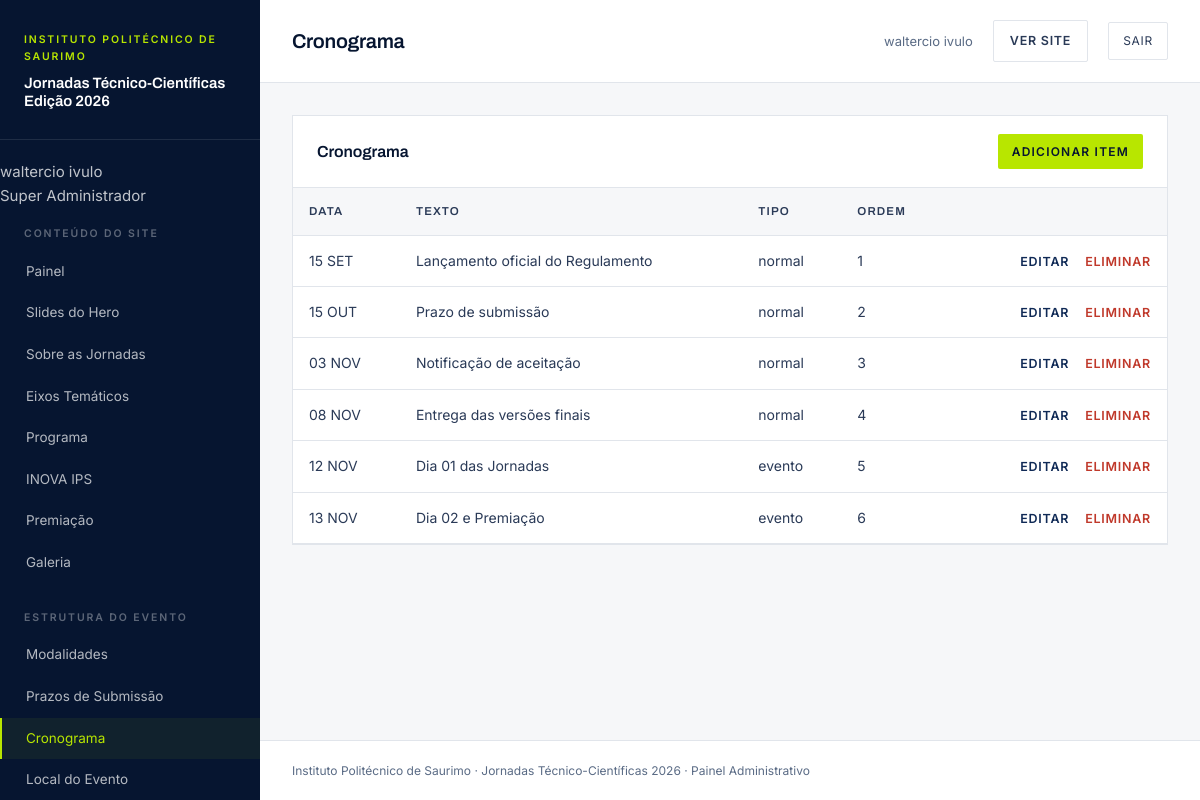
Page /admin/cronograma.php (signed in) on the committed database.
### tables this page shows
CREATE TABLE `cronograma` (
  `id` int(10) UNSIGNED NOT NULL,
  `data` varchar(20) NOT NULL,
  `texto` varchar(180) NOT NULL,
  `tipo` enum('normal','evento') NOT NULL DEFAULT 'normal',
  `ordem` int(11) NOT NULL DEFAULT 0
);

### admin/cronograma.php (called while the page is built)
<?php
$crud = [
    'tabela'   => 'cronograma',
    'titulo'   => 'Cronograma',
    'singular' => 'Item',
    'ordem'    => 'ordem ASC',
    'colunas'  => [
        ['campo' => 'data', 'label' => 'Data'],
        ['campo' => 'texto', 'label' => 'Texto'],
        ['campo' => 'tipo', 'label' => 'Tipo'],
        ['campo' => 'ordem', 'label' => 'Ordem'],
    ],
    'campos'   => [
        ['nome' => 'data', 'label' => 'Data curta (ex.: 15 SET)', 'tipo' => 'texto', 'largura' => 'meio', 'obrigatorio' => true, 'max' => 20],
        ['nome' => 'texto', 'label' => 'Texto', 'tipo' => 'texto', 'obrigatorio' => true, 'max' => 180],
        ['nome' => 'tipo', 'label' => 'Tipo', 'tipo' => 'select', 'largura' => 'meio',
         'opcoes' => ['normal' => 'Normal', 'evento' => 'Evento (destacado)']],
        ['nome' => 'ordem', 'label' => 'Ordem', 'tipo' => 'numero', 'largura' => 'meio'],
    ],
];
require __DIR__ . '/inc/crud.php';

### inc/auth.php (called while the page is built, shortened)
<?php
require_once __DIR__ . '/helpers.php';
function admin_autenticado(): bool
{
    return !empty($_SESSION['admin_id']);
}
function admin_actual(): ?array
{
    static $cache = null;
    if ($cache !== null) return $cache;
    $stmt = db()->prepare('
        SELECT id, nome, email, nivel, ativo
        FROM admins
        WHERE id = ? AND ativo = 1
    ');
    $stmt->execute([(int) $_SESSION['admin_id']]);
    $admin = $stmt->fetch() ?: null;
    return $cache = $admin;
}
function exigir_login(): void
{
    if (!admin_actual()) {
        $_SESSION = [];
        session_destroy();
        redirecionar(url('admin/login.php'));
    }
}
function admin_nivel(): int
{
    $a = admin_actual();
    return $a ? (int) $a['nivel'] : 99;
}
function admin_pode_apagar(): bool
{
    return admin_nivel() === NIVEL_SUPER;
}
function admin_nome_nivel(int $nivel): string
{
    return [
        NIVEL_SUPER     => 'Super Administrador',
        NIVEL_EDITOR    => 'Editor',
        NIVEL_AVALIADOR => 'Avaliador',
    ][$nivel] ?? 'Desconhecido';
}
function exigir_nivel(array $niveisPermitidos): void
{
    exigir_login();
}
function exigir_editor_ou_super(): void
{
    exigir_nivel([NIVEL_SUPER, NIVEL_EDITOR]);
}

### inc/db.php (called while the page is built, shortened)
<?php
function db(): PDO
{
    static $pdo = null;
    if ($pdo instanceof PDO) return $pdo;
    $cfg = require __DIR__ . '/config.php';
    $dsn = sprintf('mysql:host=%s;dbname=%s;charset=%s',
        $cfg['db_host'], $cfg['db_name'], $cfg['db_charset']);
    $pdo = new PDO($dsn, $cfg['db_user'], $cfg['db_pass'], [
        PDO::ATTR_ERRMODE            => PDO::ERRMODE_EXCEPTION,
        PDO::ATTR_DEFAULT_FETCH_MODE => PDO::FETCH_ASSOC,
        PDO::ATTR_EMULATE_PREPARES   => false,
        PDO::MYSQL_ATTR_INIT_COMMAND => "SET time_zone = '+01:00'",
    ]);
    return $pdo;
}

### inc/helpers.php (called while the page is built, shortened)
<?php
require_once __DIR__ . '/db.php';
function cfg(): array { static $c = null; return $c ??= require __DIR__ . '/config.php'; }
function e(?string $txt): string
{
    return htmlspecialchars((string) $txt, ENT_QUOTES, 'UTF-8');
}
function url(string $caminho = ''): string
{
    return rtrim(cfg()['base_url'], '/') . '/' . ltrim($caminho, '/');
}
function csrf_token(): string
{
    return $_SESSION['csrf'];
}
function get(string $chave, string $padrao = ''): string
{
    return isset($_GET[$chave]) ? trim((string) $_GET[$chave]) : $padrao;
}

### admin/inc/crud.php (the view, shortened to what this page needs)
<?php
require_once __DIR__ . '/../../inc/auth.php';
exigir_editor_ou_super();
$crud = $crud ?? null;
$tabela      = $crud['tabela'];
$titulo      = $crud['titulo'];
$singular    = $crud['singular'] ?? 'Registo';
$ordem       = $crud['ordem'] ?? 'id DESC';
$colunas     = $crud['colunas'] ?? [];
$campos      = $crud['campos'] ?? [];
$acao     = get('acao', 'listar');
$tituloPagina = $titulo;
require __DIR__ . '/header.php';
?>
<?php if ($acao === 'novo' || $acao === 'editar'): ?>
  <section class="cartao">
    <div class="cartao-topo">
      <h2 class="cartao-titulo"><?= $acao === 'editar' ? 'Editar ' : 'Novo ' ?><?= e($singular) ?></h2>
      <a href="<?= e(basename($_SERVER['PHP_SELF'])) ?>" class="link-acao">Voltar</a>
    </div>
    <div class="cartao-corpo">
      <form method="post" enctype="multipart/form-data">
        <input type="hidden" name="csrf" value="<?= e(csrf_token()) ?>">
        <?php foreach ($campos as $campo): ?>
          <?php
            $nome = $campo['nome'];
            $valor = $registo[$nome] ?? ($campo['padrao'] ?? '');
            $classe = ($campo['largura'] ?? 'full') === 'meio' ? 'campo meio' : 'campo';
          ?>
          <?php if ($campo['tipo'] === 'texto'): ?>
            <div class="<?= $classe ?>">
              <label for="<?= e($nome) ?>"><?= e($campo['label']) ?></label>
              <input type="text" id="<?= e($nome) ?>" name="<?= e($nome) ?>"
                     value="<?= e((string) $valor) ?>"
                     <?= !empty($campo['obrigatorio']) ? 'required' : '' ?>
                     <?= !empty($campo['max']) ? 'maxlength="' . (int) $campo['max'] . '"' : '' ?>>
            </div>
          <?php elseif ($campo['tipo'] === 'textarea'): ?>
            <div class="campo">
              <label for="<?= e($nome) ?>"><?= e($campo['label']) ?></label>
              <textarea id="<?= e($nome) ?>" name="<?= e($nome) ?>" rows="<?= (int) ($campo['linhas'] ?? 4) ?>"
                        <?= !empty($campo['obrigatorio']) ? 'required' : '' ?>><?= e((string) $valor) ?></textarea>
            </div>
          <?php elseif ($campo['tipo'] === 'numero'): ?>
            <div class="<?= $classe ?>">
              <label for="<?= e($nome) ?>"><?= e($campo['label']) ?></label>
              <input type="number" id="<?= e($nome) ?>" name="<?= e($nome) ?>"
                     value="<?= e((string) $valor) ?>"
                     <?= isset($campo['min']) ? 'min="' . (int) $campo['min'] . '"' : '' ?>
                     <?= isset($campo['max']) ? 'max="' . (int) $campo['max'] . '"' : '' ?>>
            </div>
          <?php elseif ($campo['tipo'] === 'booleano'): ?>
            <div class="campo">
              <label>
                <input type="checkbox" name="<?= e($nome) ?>" value="1" <?= !empty($valor) ? 'checked' : '' ?>>
                <?= e($campo['label']) ?>
              </label>
            </div>
          <?php elseif ($campo['tipo'] === 'select'): ?>
            <div class="<?= $classe ?>">
              <label for="<?= e($nome) ?>"><?= e($campo['label']) ?></label>
              <select id="<?= e($nome) ?>" name="<?= e($nome) ?>">
                <?php foreach ($campo['opcoes'] as $val => $rot): ?>
                  <option value="<?= e((string) $val) ?>" <?= (string) $valor === (string) $val ? 'selected' : '' ?>>
                    <?= e($rot) ?>
                  </option>
                <?php endforeach; ?>
              </select>
            </div>
          <?php elseif ($campo['tipo'] === 'imagem'): ?>
            <div class="campo">
              <label for="<?= e($nome) ?>"><?= e($campo['label']) ?></label>
              <?php if (!empty($valor)): ?>
                <div style="margin-bottom:12px">
                  <img src="<?= e(imagem_url((string) $valor, 'Imagem')) ?>" alt=""
                       style="max-width:240px;border:1px solid var(--linha)">
                </div>
              <?php endif; ?>
              <input type="file" id="<?= e($nome) ?>" name="<?= e($nome) ?>"
                     accept="image/jpeg,image/png,image/webp"
                     data-preview="#preview-<?= e($nome) ?>">
              <div id="preview-<?= e($nome) ?>" style="margin-top:12px"></div>
              <small>Formatos: JPG, PNG, WebP · Máx. 5 MB</small>
            </div>
          <?php endif; ?>
        <?php endforeach; ?>
        <div class="form-acoes">
          <button type="submit" class="botao botao-verde" style="width:auto">
            <?= $acao === 'editar' ? 'Guardar alterações' : 'Criar' ?>
          </button>
          <a href="<?= e(basename($_SERVER['PHP_SELF'])) ?>" class="botao botao-sec" style="width:auto">Cancelar</a>
        </div>
      </form>
    </div>
  </section>
<?php else: ?>
  <section class="cartao">
    <div class="cartao-topo">
      <h2 class="cartao-titulo"><?= e($titulo) ?></h2>
      <a href="?acao=novo" class="botao botao-verde botao-mini">Adicionar <?= e($singular) ?></a>
    </div>
    <?php $linhas = db()->query("SELECT * FROM $tabela ORDER BY $ordem")->fetchAll(); ?>
    <?php if (!$linhas): ?>
      <p class="vazio">Ainda não existem registos.</p>
    <?php else: ?>
      <table class="tabela">
        <thead>
          <tr>
            <?php foreach ($colunas as $col): ?>
              <th><?= e($col['label']) ?></th>
            <?php endforeach; ?>
            <th class="col-acao"></th>
          </tr>
        </thead>
        <tbody>
          <?php foreach ($linhas as $linha): ?>
            <tr>
              <?php foreach ($colunas as $col): ?>
                <?php $campo = $col['campo']; $tipo = $col['tipo'] ?? 'texto'; ?>
                <td class="<?= !empty($col['classe']) ? e($col['classe']) : '' ?>">
                  <?php if ($tipo === 'imagem'): ?>
                    <?php if (!empty($linha[$campo])): ?>
                      <img src="<?= e(imagem_url((string) $linha[$campo], 'Imagem')) ?>" alt="">
                    <?php else: ?>
                      —
                    <?php endif; ?>
                  <?php elseif ($tipo === 'booleano'): ?>
                    <span class="etiqueta etiqueta-<?= !empty($linha[$campo]) ? 'ativo' : 'inativo' ?>">
                      <?= !empty($linha[$campo]) ? 'Activo' : 'Inactivo' ?>
                    </span>
                  <?php else: ?>
                    <?= e((string) $linha[$campo]) ?>
                  <?php endif; ?>
                </td>
              <?php endforeach; ?>
              <td class="col-acao">
                <a href="?acao=editar&id=<?= (int) $linha['id'] ?>" class="link-acao">Editar</a>
                <?php if (admin_pode_apagar()): ?>
                  <a href="?acao=eliminar&id=<?= (int) $linha['id'] ?>&csrf=<?= e(csrf_token()) ?>"
                     class="link-acao link-acao-perigo"
                     data-confirmar="Eliminar este registo?">Eliminar</a>
                <?php endif; ?>
              </td>
            </tr>
          <?php endforeach; ?>
        </tbody>
      </table>
    <?php endif; ?>
  </section>
<?php endif; ?>
<?php require __DIR__ . '/footer.php'; ?>

### admin/inc/header.php (shortened to what this page needs)
<?php
require_once __DIR__ . '/../../inc/auth.php';
$tituloPagina = $tituloPagina ?? 'Painel';
?>
<!DOCTYPE html>
<html lang="pt-AO">
<head>
<link rel="stylesheet" href="assets/admin.css">
</head>
<body>
<div class="app">
  <?php require __DIR__ . '/sidebar.php'; ?>
  <div class="conteudo">
    <header class="barra-topo">
      <h1 class="barra-topo-titulo"><?= e($tituloPagina) ?></h1>
      <div class="barra-topo-dir">
        <span class="barra-topo-admin"><?= e($admin['nome']) ?></span>
        <a href="<?= e(url('index.php')) ?>" target="_blank" class="botao-ligacao botao-mini">Ver site</a>
        <a href="logout.php" class="barra-topo-sair">Sair</a>
      </div>
    </header>
    <div class="conteudo-corpo">

### admin/inc/sidebar.php (shortened to what this page needs)
<?php
$paginaActual = basename($_SERVER['PHP_SELF']);
$nivel = admin_nivel();
$menu = [];
if (admin_pode_editar_conteudo()) {
    $menu['Conteúdo do Site'] = [
        'dashboard.php'  => 'Painel',
        'slides.php'     => 'Slides do Hero',
        'sobre.php'      => 'Sobre as Jornadas',
        'eixos.php'      => 'Eixos Temáticos',
        'programa.php'   => 'Programa',
        'inova.php'      => 'INOVA IPS',
        'premiacao.php'  => 'Premiação',
        'galeria.php'    => 'Galeria',
    ];
    $menu['Estrutura do Evento'] = [
        'modalidades.php'  => 'Modalidades',
        'prazos.php'       => 'Prazos de Submissão',
        'cronograma.php'   => 'Cronograma',
        'local.php'        => 'Local do Evento',
    ];
}
$menu['Submissões'] = [
    'submissoes.php' => 'Submissões Recebidas',
];
if (admin_pode_gerir_utilizadores() || admin_pode_ver_logs()) {
    $grupoSistema = [];
    if (admin_pode_editar_conteudo()) {
        $grupoSistema['configuracoes.php'] = 'Configurações';
    }
    if (admin_pode_gerir_utilizadores()) {
        $grupoSistema['administradores.php'] = 'Administradores';
        $grupoSistema['logs.php']            = 'Registo de Actividade';
    }
    if ($grupoSistema) {
        $menu['Sistema'] = $grupoSistema;
    }
}
$admin = admin_actual();
?>
<aside class="barra-lateral" id="menuAdmin">
  <div class="barra-lateral-marca">
    <div>
      <p class="barra-lateral-inst">Instituto Politécnico de Saurimo</p>
      <p class="barra-lateral-titulo">Jornadas Técnico-Científicas<br>Edição 2026</p>
    </div>
  </div>
  <div class="barra-lateral-conteudo" id="menuAdminConteudo">
    <div class="barra-lateral-perfil">
      <p class="barra-lateral-perfil-nome"><?= e($admin['nome'] ?? '') ?></p>
      <p class="barra-lateral-perfil-nivel"><?= e(admin_nome_nivel($nivel)) ?></p>
    </div>
    <?php foreach ($menu as $grupo => $itens): ?>
      <div class="barra-lateral-grupo">
        <p class="barra-lateral-grupo-titulo"><?= e($grupo) ?></p>
        <ul class="barra-lateral-menu">
          <?php foreach ($itens as $href => $nome): ?>
            <li>
              <a href="<?= e($href) ?>" class="<?= $paginaActual === $href ? 'activo' : '' ?>">
                <?= e($nome) ?>
              </a>
            </li>
          <?php endforeach; ?>
        </ul>
      </div>
    <?php endforeach; ?>
  </div>
</aside>

### rows in the picture
cronograma: data "15 SET", texto "Lançamento oficial do Regulamento", tipo "normal", ordem "1"
cronograma: data "15 OUT", texto "Prazo de submissão", tipo "normal", ordem "2"
cronograma: data "03 NOV", texto "Notificação de aceitação", tipo "normal", ordem "3"
cronograma: data "08 NOV", texto "Entrega das versões finais", tipo "normal", ordem "4"
cronograma: data "12 NOV", texto "Dia 01 das Jornadas", tipo "evento", ordem "5"
cronograma: data "13 NOV", texto "Dia 02 e Premiação", tipo "evento", ordem "6"

### other values in the picture
$admin['nome'] "waltercio ivulo"
admin_nome_nivel($nivel) "Super Administrador"
$grupo "CONTEÚDO DO SITE"
$nome "Painel"
$nome "Slides do Hero"
$nome "Sobre as Jornadas"
$nome "Eixos Temáticos"
$nome "Programa"
$nome "INOVA IPS"
$nome "Premiação"
$nome "Galeria"
$grupo "ESTRUTURA DO EVENTO"
$nome "Modalidades"
$nome "Prazos de Submissão"
$nome "Cronograma"
